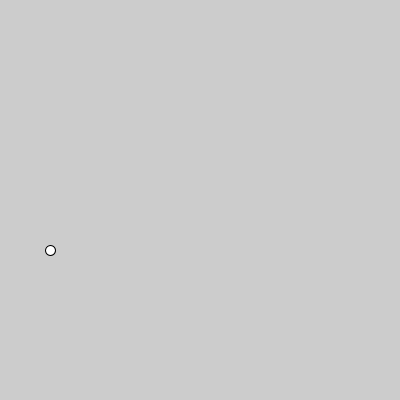
Frame 1 (no input)
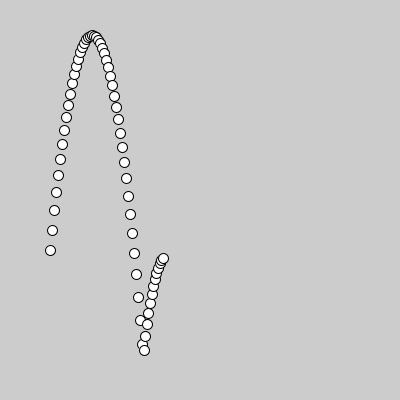
Frame 60 (the mouse pressed at the canvas centre just before this capture)
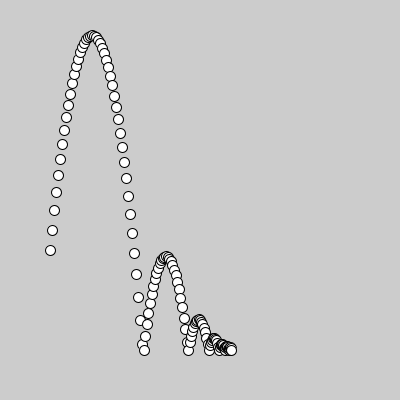
Frame 120 (the mouse held since frame 60 and released just before this capture)

The Processing sketch that drew these frames (run headless with seeded random() and noise(); from frame 60 on, the mouse is pressed at the canvas centre):

// Processing sketch: sketch_3
// ── sketch_3.pde
void setup(){
  size(400,400);
}
float x=50,y=250,vx=2,vy=-20;
void draw(){
  ellipse(x,y,10,10);
  x+=vx;
  y+=vy;
  vy+=0.98;
  if(y>350){
    y=350;
    vy=-vy*0.5;
    vx=vx*0.8;
  }
}
